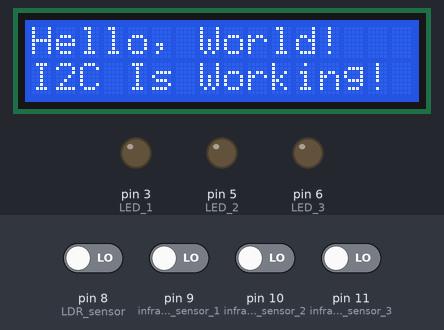
Simulated run of this sketch. Board: Arduino Uno, built with avr-gcc and run on an emulated ATmega328P. Shown: 16×2 character LCD, output pins drawn as LEDs (lit = HIGH). Inputs (shaded band) come from the test bench; at power-on: pin 8 (LDR_sensor), pin 9 (infrared_sensor_1), pin 10 (infrared_sensor_2), pin 11 (infrared_sensor_3) LOW. What the sketch prints to the serial monitor is not drawn.

Above: at 0.1 s.
3.3 s: pin 8 (LDR_sensor) driven HIGH
At 4.1 s:
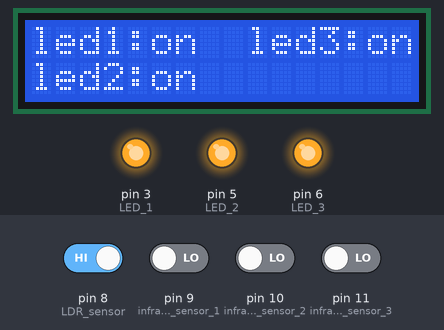
4.8 s: pin 9 (infrared_sensor_1) driven HIGH
At 5.5 s:
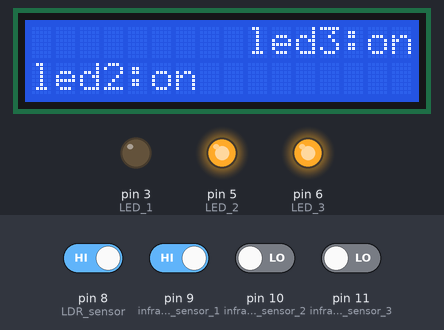
7.8 s: pin 10 (infrared_sensor_2) driven HIGH
At 8.6 s:
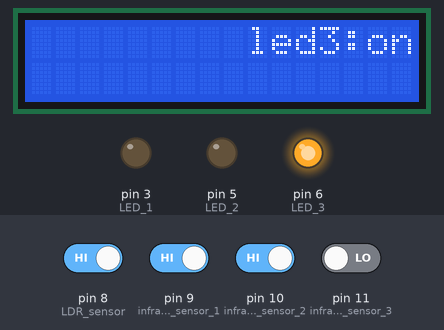
10.8 s: pin 10 (infrared_sensor_2) driven LOW
At 11.8 s:
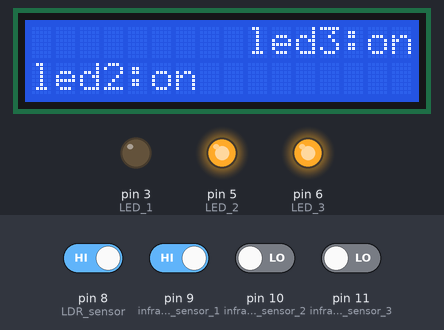
13.8 s: pin 11 (infrared_sensor_3) driven HIGH
At 14.3 s:
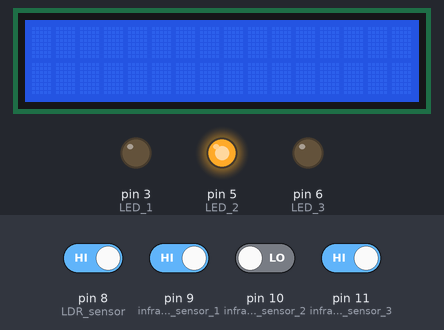
16.8 s: pin 11 (infrared_sensor_3) driven LOW
At 17.9 s:
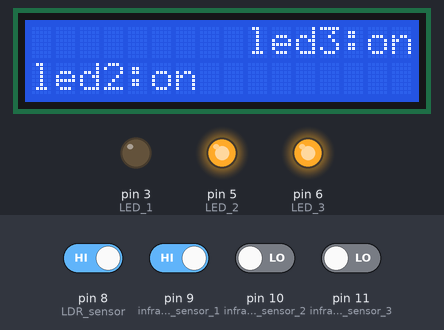
Timing chart, 0 to 19.8 s (numbered marks = the images above; inputs shaded):
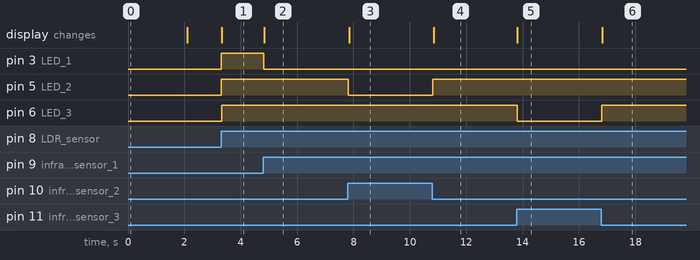

Measured:
- after the input at 3.3 s, pin 3 (LED_1), pin 5 (LED_2), pin 6 (LED_3): LOW → HIGH at once; the display: changes at once (image 1)
- after the input at 4.8 s, pin 3 (LED_1): HIGH → LOW at once; the display: changes at once (image 2)
- after the input at 7.8 s, pin 5 (LED_2): HIGH → LOW at once; the display: changes after 0.05 s (image 3)
- after the input at 10.8 s, pin 5 (LED_2): LOW → HIGH at once; the display: changes after 0.05 s (image 4)
- after the input at 13.8 s, pin 6 (LED_3): HIGH → LOW at once; the display: changes at once (image 5)
- after the input at 16.8 s, pin 6 (LED_3): LOW → HIGH at once; the display: changes at once (image 6)

The sketch:

sketch_apr24b.ino
```cpp
// LIBS
#include <Wire.h>
#include <LiquidCrystal_I2C.h>

// PIN CONFIGRATION
const int LDR_sensor = 8;         // connect LDR sensor  module to Arduino pin D8
const int infrared_sensor_1 = 9;  // connect IR sensor 1 module to Arduino pin D9
const int infrared_sensor_2 = 10; // connect IR sensor 2 module to Arduino pin D10
const int infrared_sensor_3 = 11; // connect IR sensor 3 module to Arduino pin D11

const int LED_1 = 3; // connect LED 1 to Arduino pin D3
const int LED_2 = 5; // connect LED 2 to Arduino pin D5
const int LED_3 = 6; // connect LED 3 to Arduino pin D6

// INTIATE I2C
LiquidCrystal_I2C lcd(0x27, 16, 2);

void setup()
{
    // INTIATE LIB
    Wire.begin();

    // LCD SETUP

    lcd.init();

    // Turn on the blacklight
    lcd.backlight();

    // Print a message to the LCD
    lcd.setCursor(0, 0); // Move cursor to character 0 on line 0
    lcd.print("Hello, World!");

    lcd.setCursor(0, 1); // Move cursor to character 0 on line 1
    lcd.print("I2C Is Working!");

    delay(2000);
    lcd.clear();

    // put your setup code here, to run once:
    Serial.begin(115200);             // Init Serial at 115200 Baud Rate.
    Serial.println("Serial Working"); // Test to check if serial is working or not

    // IR PIN MODE CONFG
    pinMode(infrared_sensor_1, INPUT); // IR Sensor 1 pin INPUT
    pinMode(infrared_sensor_2, INPUT); // IR Sensor 2 pin INPUT
    pinMode(infrared_sensor_3, INPUT); // IR Sensor 3 pin INPUT

    pinMode(LED_1, OUTPUT); // LED 1 pin OUTPUT
    pinMode(LED_2, OUTPUT); // LED 2 pin OUTPUT
    pinMode(LED_3, OUTPUT); // LED 3 pin OUTPUT
}

void loop()
{
    // put your main code here, to run repeatedly:
    // Example of updating data: A simple uptime counter
    /*lcd.setCursor(0, 0);
    lcd.print("System Uptime:");

    lcd.setCursor(0, 1);
    lcd.print(millis() / 1000);
    lcd.print(" Seconds");

    delay(500);*/

    // IR READED VALUES
    int IR_1_sensorStatus = digitalRead(infrared_sensor_1); // Set the GPIO as Input
    int IR_2_sensorStatus = digitalRead(infrared_sensor_2); // Set the GPIO as Input
    int IR_3_sensorStatus = digitalRead(infrared_sensor_3); // Set the GPIO as Input
    int LDR_sensorStatus  = digitalRead(LDR_sensor);         // Set the GPIO as Input

    if (LDR_sensorStatus == HIGH)
    {
        Serial.println("The light is NOT present");

        // IR_1_sensorStatus WORK
        if (IR_1_sensorStatus == 1) // Check if the pin high or not
        {
            // if the pin is high turn off the LED_1
            digitalWrite(LED_1, LOW); // LED LOW
            Serial.println("Motion Detected!");
            lcd.clear();
        }
        else
        {
            // else turn on the onboard LED
            digitalWrite(LED_1, HIGH);       // LED High
            Serial.println("Motion Ended!"); // print Motion Ended! on the serial monitor window
            lcd.setCursor(0, 0);
            lcd.print("led1:on");
        }

        // IR_2_sensorStatus WORK
        if (IR_2_sensorStatus == 1) // Check if the pin high or not
        {
            // if the pin is high turn off the LED_1
            digitalWrite(LED_2, LOW); // LED LOW
            Serial.println("Motion Detected!");
            lcd.clear();

        }
        else
        {
            // else turn on the onboard LED
            digitalWrite(LED_2, HIGH);       // LED High
            Serial.println("Motion Ended!"); // print Motion Ended! on the serial monitor window

            lcd.setCursor(0, 1);
            lcd.print("led2:on");
        }

        // IR_3_sensorStatus WORK
        if (IR_3_sensorStatus == 1) // Check if the pin high or not
        {
            // if the pin is high turn off the LED_1
            digitalWrite(LED_3, LOW); // LED LOW
            Serial.println("Motion Detected!");
            lcd.clear();
        }
        else
        {
            // else turn on the onboard LED
            digitalWrite(LED_3, HIGH);       // LED High
            Serial.println("Motion Ended!"); // print Motion Ended! on the serial monitor window
            lcd.setCursor(9 , 0);
            lcd.print("led3:on");
        }
    }

    else
    {
        // do nothing
        Serial.println("The light is present");
    }
}
```
